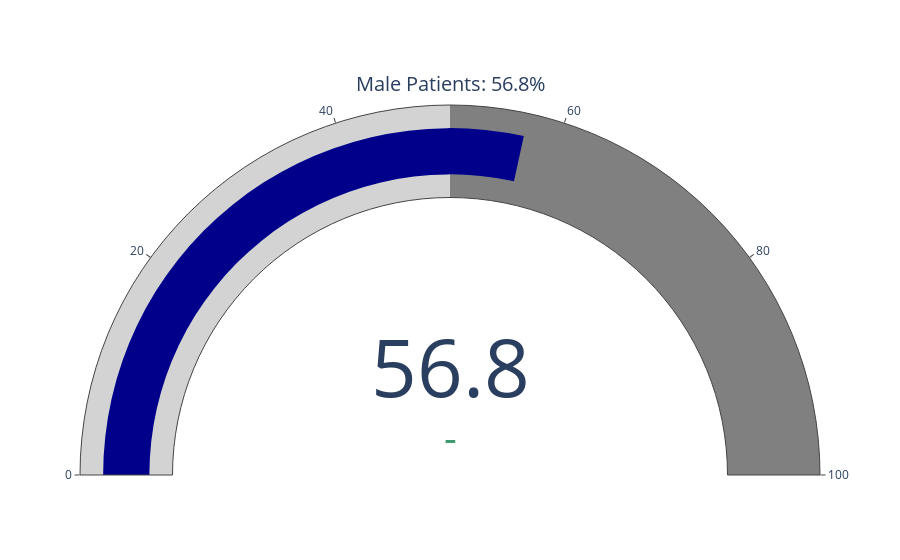

The notebook cell saved with this chart:
### Code cell
gender_counts = pats['Gender'].value_counts()

# Total number of patients
total_patients = gender_counts.sum()

# Calculate the percentage of male patients
male_percentage = gender_counts['Male'] / total_patients * 100

# Format the percentage as a string with one decimal place
formatted_male_percentage = "{:.1f}%".format(male_percentage)

# Create a gauge-like chart using Plotly
fig = go.Figure()

fig.add_trace(go.Indicator(
    mode="number+gauge+delta",
    value=male_percentage,
    title={"text": "Male Patients"},
    gauge={
        "axis": {"range": [0, 100]},
        "bar": {"color": "darkblue"},
        "steps": [
            {"range": [0, 50], "color": "lightgray"},
            {"range": [50, 100], "color": "gray"}
        ],
    }
))

# formatted percentage as the title of the gauge
fig.update_traces(title_text="Male Patients: "+ formatted_male_percentage)

fig.show()

### Figure 1 — Plotly figure (JSON) as saved in the notebook; plotly's stock layout.template omitted (floating-point values rounded to 4 significant figures)
{"data": [{"gauge": {"axis": {"range": [0, 100]}, "bar": {"color": "darkblue"}, "steps": [{"color": "lightgray", "range": [0, 50]}, {"color": "gray", "range": [50, 100]}]}, "mode": "number+gauge+delta", "title": {"text": "Male Patients: 56.8%"}, "type": "indicator", "value": 56.83}], "layout": {"autosize": true}}
